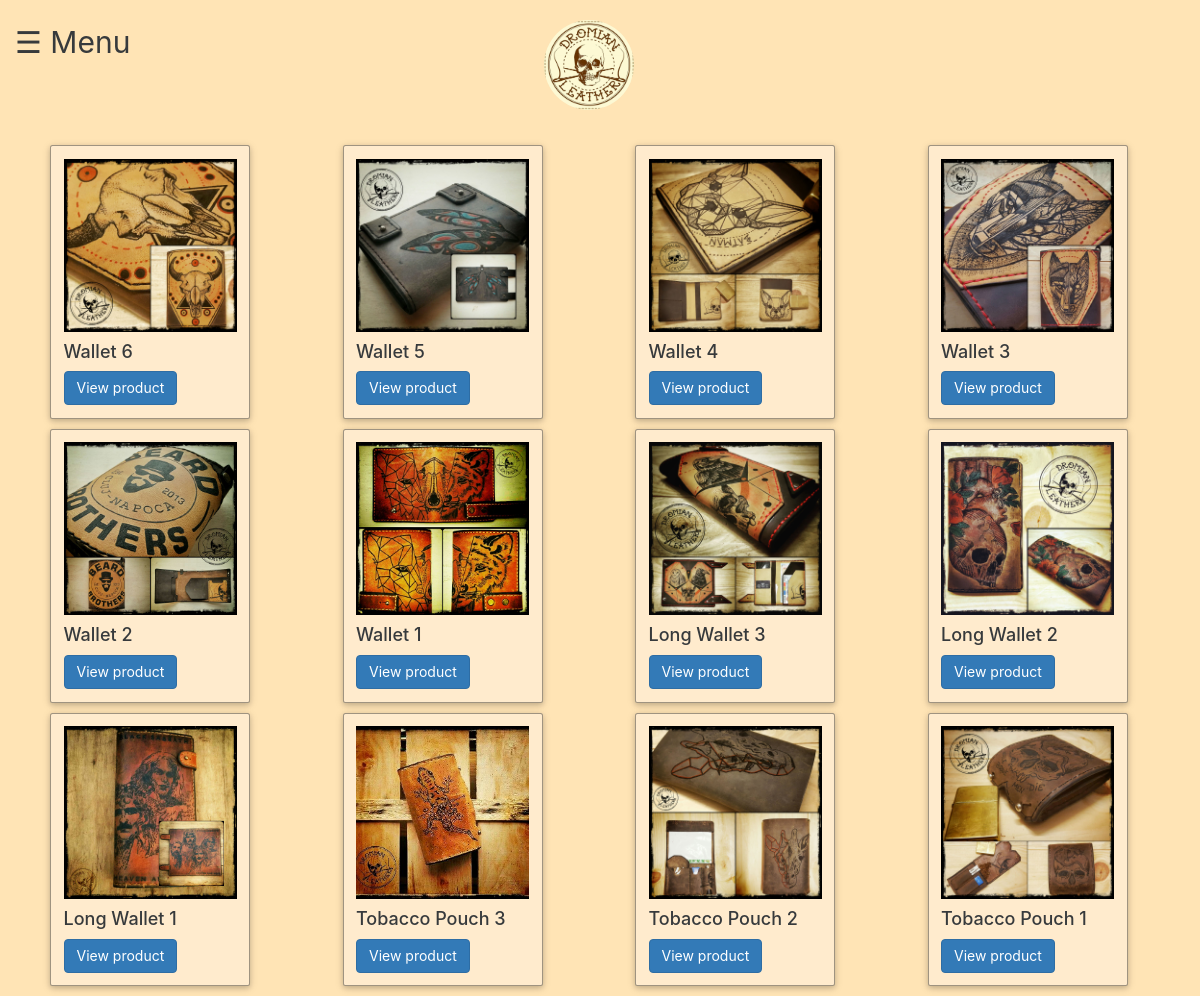
Screenshot of /products/ with the database file from the repository.
### products/models.py (models this page shows, shortened)
@python_2_unicode_compatible
class Product(models.Model):
    name = models.CharField(max_length=100)
    price = models.CharField(max_length=50, default="0 lei")
    pub_date = models.DateTimeField('date published')
    related = SortedManyToManyField('self', blank=True)
    img_path = models.ImageField(upload_to="products/media/products/images/")
    img_description = models.CharField(max_length=200)
    def was_published_recently(self):
        now = timezone.now()
        return now - datetime.timedelta(days=1) <= self.pub_date <= now
    was_published_recently.admin_order_field = 'pub_date'
    was_published_recently.boolean = True
    was_published_recently.short_description = 'Published recently?'

### products/views.py (the view)
class IndexView(generic.ListView):
    template_name = 'products/index.html'
    context_object_name = 'latest_product_list'
    def get_queryset(self):
        return Product.objects.filter(
            pub_date__lte=timezone.now()
        ).order_by('-pub_date')

### products/templates/products/index.html (shortened to what this page needs)
<!DOCTYPE html>
<html lang="en">
<head>
    <link rel="stylesheet" href="https://maxcdn.bootstrapcdn.com/bootstrap/3.3.7/css/bootstrap.min.css">
</head>
<body>
    {% load static %}
    <link rel="stylesheet" type="text/css" href="{% static 'products/style.css' %}">
    <span id="my-menu" onkeydown="enterMenu(event)" class="open-menu" onclick="openNav()" tabindex="1">&#9776; Menu</span>
    <img id="logo" alt="" class="img-circle" src="{% static 'products/images/dromi.jpg' %}"/>
    {% if latest_product_list %}
        <div class="container my-products">
            <div class="row">
                {% for product in latest_product_list %}
                    <div class="col-xs-6 col-sm-6 col-md-3 col-lg-3">
                        <div class="card products-card" style="width: 20rem;">
                            <img class="card-img-top img-responsive" src="{{ product.img_path.url }}"
                                 alt="{{ product.img_description }}"/>
                            <div class="card-block">
                                <h4 class="card-title">{{ product.name }}</h4>
                                <a id="{{ product.id }}" class="btn btn-primary {{ product.name }} product"
                                   tabindex="{{ forloop.counter|add:4 }}" onkeydown="enterDetails(event, this.id)"
                                   onclick="get_details(this.id)">View product</a>
                            </div>
                        </div>
                    </div>
                    {% if forloop.counter|divisibleby:4 %}
                    </div>
                    <div class="row">
                    {% endif %}
                {% endfor %}
            </div>
        </div>
    {% else %}
        <p id="no-products">No products are available.</p>
    {% endif %}
</body>
</html>

### products/static/products/style.css (style rules this page uses)
body { background-color: moccasin !important; font-family: -apple-system, system-ui, BlinkMacSystemFont, "Segoe UI", Roboto, "Helvetica Neue", Arial, sans-serif; line-height: 1.5; color: #373a3c; }
.open-menu { font-size: 30px; cursor: pointer; position: relative; top: 20px; left: 15px; }
#logo { width: 90px; height: 90px; position: absolute; left: 50%; margin-left: -56px; top: 20px; }
.my-products { position: relative; top: 100px; left: 20px; right: 20px; }
.products-card { margin-bottom: 10px; border: 1px solid rgba(0,0,0,.375); border-radius: .25rem; background-color: blanchedalmond; box-shadow: 0 2px 5px 0 rgba(0, 0, 0, .16), 0 2px 10px 0 rgba(0, 0, 0, .12); padding: 1.25rem; }

### rows the page displays
Product: img_path (picture), name "Wallet 6"
Product: img_path (picture), name "Wallet 5"
Product: img_path (picture), name "Wallet 4"
Product: img_path (picture), name "Wallet 3"
Product: img_path (picture), name "Wallet 2"
Product: img_path (picture), name "Wallet 1"
Product: img_path (picture), name "Long Wallet 3"
Product: img_path (picture), name "Long Wallet 2"
Product: img_path (picture), name "Long Wallet 1"
Product: img_path (picture), name "Tobacco Pouch 3"
Product: img_path (picture), name "Tobacco Pouch 2"
Product: img_path (picture), name "Tobacco Pouch 1"
